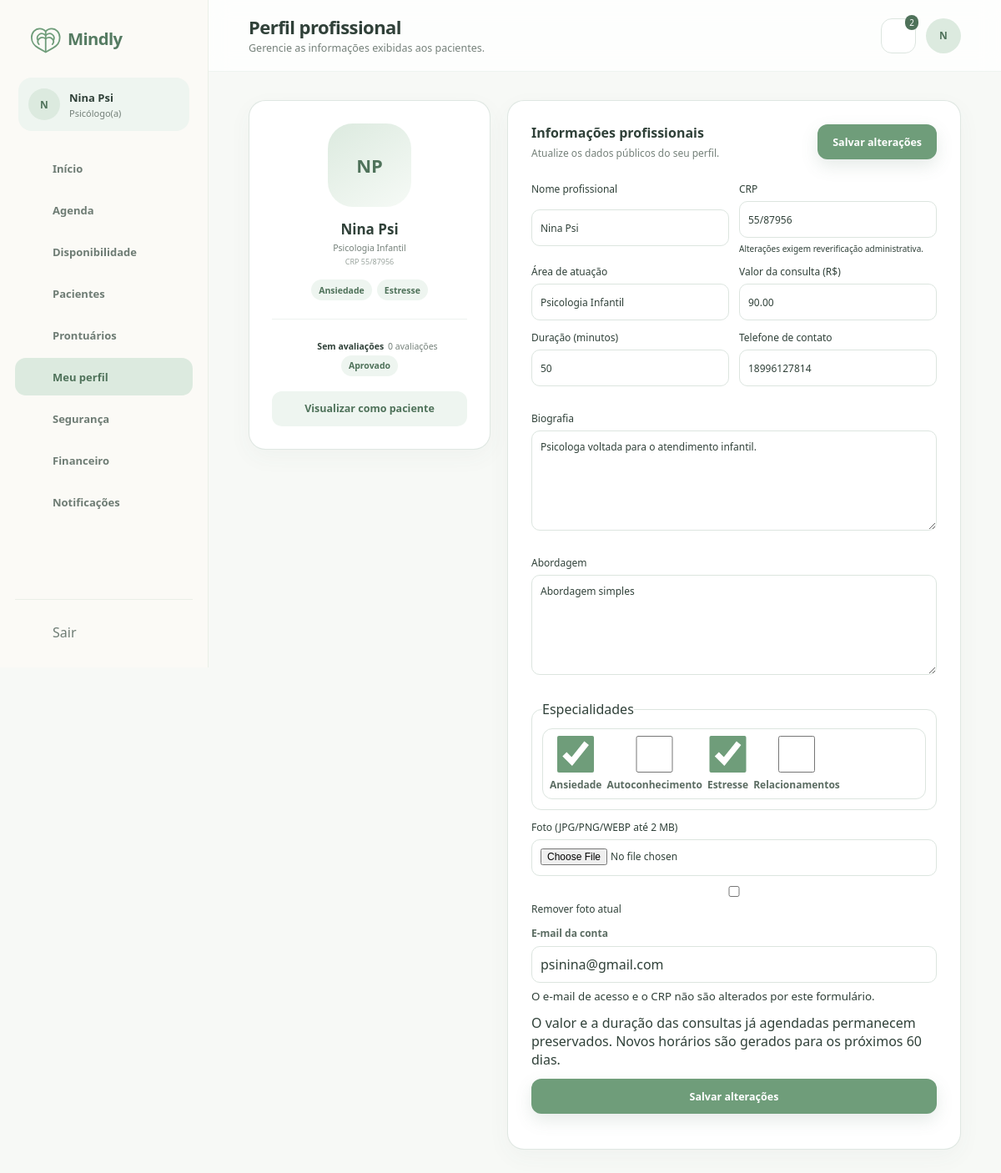
Screenshot of /view/perfilProfissional.php (signed in) with the database file from the repository.
### tables this page shows
CREATE TABLE `psicologos` (
  `usuario_id` bigint(20) UNSIGNED NOT NULL,
  `crp` varchar(24) NOT NULL,
  `nome_profissional` varchar(150) DEFAULT NULL,
  `area_atuacao` varchar(150) DEFAULT NULL,
  `biografia` text DEFAULT NULL,
  `abordagem` text DEFAULT NULL,
  `valor_consulta` decimal(10,2) NOT NULL DEFAULT 0.00,
  `duracao_padrao_minutos` smallint(5) UNSIGNED NOT NULL DEFAULT 50,
  `status_verificacao` enum('pendente','aprovado','rejeitado') NOT NULL DEFAULT 'pendente',
  `verificado_em` datetime DEFAULT NULL,
  `criado_em` timestamp NOT NULL DEFAULT current_timestamp(),
  `atualizado_em` timestamp NOT NULL DEFAULT current_timestamp() ON UPDATE current_timestamp()
);

CREATE TABLE `usuarios` (
  `id` bigint(20) UNSIGNED NOT NULL,
  `nome` varchar(150) NOT NULL,
  `email` varchar(190) NOT NULL,
  `senha_hash` varchar(255) NOT NULL,
  `papel` enum('paciente','psicologo','admin') NOT NULL,
  `telefone` varchar(20) DEFAULT NULL,
  `avatar_url` varchar(500) DEFAULT NULL,
  `status` enum('pendente','ativo','suspenso','inativo') NOT NULL DEFAULT 'ativo',
  `email_verificado_em` datetime DEFAULT NULL,
  `ultimo_acesso_em` datetime DEFAULT NULL,
  `criado_em` timestamp NOT NULL DEFAULT current_timestamp(),
  `atualizado_em` timestamp NOT NULL DEFAULT current_timestamp() ON UPDATE current_timestamp()
);

CREATE TABLE `especialidades` (
  `id` smallint(5) UNSIGNED NOT NULL,
  `nome` varchar(100) NOT NULL
);

### model/Database.php (called while the page is built, shortened)
<?php
function config(): array
{
    static $config;
    if ($config === null) {
        $config = require __DIR__ . '/../config.example.php';
        $local = __DIR__ . '/../config/local.php';
        if (is_file($local))
            $config = array_replace($config, require $local);
    }
    return $config;
}
function db(): PDO
{
    static $pdo;
    if (!$pdo) {
        $c = config();
        $pdo = new PDO("mysql:host={$c['db_host']};port={$c['db_port']};dbname=mindly;charset=utf8mb4", $c['db_user'], $c['db_password'], [PDO::ATTR_ERRMODE => PDO::ERRMODE_EXCEPTION, PDO::ATTR_DEFAULT_FETCH_MODE => PDO::FETCH_ASSOC, PDO::ATTR_EMULATE_PREPARES => false]);
        $pdo->exec("SET time_zone = '+00:00'");
    }
    return $pdo;
}
function query(string $sql, array $params = []): PDOStatement
{
    $stmt = db()->prepare($sql);
    $stmt->execute($params);
    return $stmt;
}
function accountById($id)
{
    return query('SELECT u.*, p.status_verificacao FROM usuarios u LEFT JOIN psicologos p ON p.usuario_id=u.id WHERE u.id=?', [$id])->fetch();
}

### controller/Auth.php (called while the page is built, shortened)
<?php
require_once __DIR__ . '/../model/Database.php';
function e($value): string
{
    return htmlspecialchars((string) $value, ENT_QUOTES | ENT_SUBSTITUTE, 'UTF-8');
}
function accountProblem(array $user): ?string
{
    return null;
}
function requireRole(string $role): array
{
    try {
        $user = accountById($_SESSION['user_id']);
    } catch (Throwable $ex) {
        http_response_code(503);
        exit('Serviço temporariamente indisponível.');
    }
    return $user;
}

### controller/DadosController.php (called while the page is built, shortened)
<?php
require_once __DIR__ . '/../model/MindlyData.php';
function requestText(string $key): string
{
    return isset($_GET[$key]) && is_string($_GET[$key]) ? mb_substr(trim($_GET[$key]), 0, 190) : '';
}
function pageData(string $page, array $user): array
{
    $model = new MindlyData($user);
    $d = ['notificacoes' => $model->notifications(), 'consulta' => null, 'profissional' => null, 'horarios' => [], 'busca' => requestText('q')];
    switch ($page) {
        case 'perfilPaciente.php':
        case 'perfilProfissional.php':
            $d['perfil'] = $model->profile();
            if ($page === 'perfilProfissional.php') {
                $d['opcoesEspecialidades'] = $model->specialtyOptions();
                $d['selecionadas'] = $model->selectedSpecialties();
            }
            break;
    }
    $d['anterior'] = $_SESSION['operacao_anterior'] ?? [];
    return $d;
}
function loadPageData(string $page, array $user): array
{
    try {
        return pageData($page, $user);
    } catch (Throwable $error) {
        error_log('Mindly: falha ao consultar dados da página (' . get_class($error) . ').');
        http_response_code(503);
        exit('Não foi possível carregar os dados. Tente novamente mais tarde.');
    }
}

### model/MindlyData.php (called while the page is built, shortened)
<?php
require_once __DIR__ . '/Database.php';
final class MindlyData
{
    private int $id;
    public function __construct(array $user)
    {
        $this->id = (int) $user['id'];
        $this->role = $user['papel'];
    }
    public function profile(): array
    {
        return $this->professional($this->id, true) ?: [];
    }
    private function professionalSelect(): string
    {
        return "SELECT p.usuario_id,u.avatar_url,p.crp,p.area_atuacao,p.biografia,p.abordagem,p.valor_consulta,p.duracao_padrao_minutos,p.status_verificacao,
            COALESCE(NULLIF(p.nome_profissional,''),u.nome) nome_profissional,
            (SELECT GROUP_CONCAT(e.nome ORDER BY e.nome SEPARATOR ', ') FROM psicologo_especialidades pe JOIN especialidades e ON e.id=pe.especialidade_id WHERE pe.psicologo_id=p.usuario_id) especialidades,
            (SELECT AVG(a.nota) FROM avaliacoes a JOIN consultas ac ON ac.id=a.consulta_id AND ac.psicologo_id=a.psicologo_id AND ac.paciente_id=a.paciente_id WHERE a.psicologo_id=p.usuario_id AND a.publicada=1 AND ac.status='concluida') nota,
            (SELECT COUNT(*) FROM avaliacoes a JOIN consultas ac ON ac.id=a.consulta_id AND ac.psicologo_id=a.psicologo_id AND ac.paciente_id=a.paciente_id WHERE a.psicologo_id=p.usuario_id AND a.publicada=1 AND ac.status='concluida') avaliacoes,
            (SELECT COUNT(*) FROM consultas pc WHERE pc.psicologo_id=p.usuario_id AND pc.status='concluida') atendimentos
            FROM psicologos p JOIN usuarios u ON u.id=p.usuario_id";
    }
    public function professional(int $id, bool $own = false): ?array
    {
        $where = $own ? '' : " AND p.status_verificacao='aprovado' AND u.status='ativo'";
        return query($this->professionalSelect() . " WHERE p.usuario_id=?$where", [$id])->fetch() ?: null;
    }
    public function notifications(): array
    {
        return query('SELECT id,titulo,mensagem,criado_em FROM notificacoes WHERE usuario_id=? AND lida_em IS NULL ORDER BY criado_em DESC,id DESC', [$this->id])->fetchAll();
    }
    public function specialtyOptions(): array
    {
        return query('SELECT id,nome FROM especialidades ORDER BY nome')->fetchAll();
    }
    public function selectedSpecialties(): array
    {
        return query('SELECT especialidade_id FROM psicologo_especialidades WHERE psicologo_id=?', [$this->id])->fetchAll(PDO::FETCH_COLUMN);
    }
}

### view/perfilProfissional.php (the view, shortened to what this page needs)
<?php require_once __DIR__ . '/../controller/Auth.php';
$currentUser = requireRole('psicologo'); ?>
<?php require_once __DIR__ . '/../controller/DadosController.php';
$d = loadPageData(basename(__FILE__), $currentUser);
require_once __DIR__ . '/componentes/componentes.php';
require_once __DIR__ . '/componentes/dados.php'; ?>
<!DOCTYPE html>
<html lang="pt-BR">
<head>
    <link rel="stylesheet" href="../css/componentes.css">
    <link rel="stylesheet" href="../css/perfilProfissional.css">
</head>
<body>
    <?php abrirLayout('psicologo', 'perfil', 'Perfil profissional', 'Gerencie as informações exibidas aos pacientes.', $currentUser['nome']); ?>
    <?php $p = $d['perfil']; ?>
    <div class="perfil-prof-grid">
        <aside class="cartao preview"><?php avatar($p, 'avatar-foto foto'); ?>
            <h2><?= e($p['nome_profissional']) ?></h2>
            <p><?= e($p['area_atuacao'] ?? '') ?></p><small>CRP <?= e($p['crp']) ?></small>
            <div class="tags"><?php professionalTags($p); ?></div>
            <div class="linha-divisoria"></div>
            <div class="avaliacao">
                <?= icon('star') ?><strong><?= rating($p) ?></strong><span><?= (int) $p['avaliacoes'] ?>
                    avaliações</span></div><span class="tag"><?= e(statusLabel($p['status_verificacao'])) ?></span><a
                class="botao botao-suave" href="perfilPsicologo.php?preview=1">Visualizar como paciente</a>
        </aside>
        <section class="cartao formulario">
            <div class="cartao-cabecalho">
                <div>
                    <h2>Informações profissionais</h2>
                    <p>Atualize os dados públicos do seu perfil.</p>
                </div><button form="perfil-form" class="botao botao-principal">Salvar alterações</button>
            </div>
            <form id="perfil-form" class="form-operacao" method="post" action="../processamento/profissional.php"
                enctype="multipart/form-data"><?php operationFields('perfil'); ?>
                <div class="grade-campos"><label class="campo">Nome profissional<input name="nome_profissional"
                            maxlength="150" required
                            value="<?= e(oldOperation('perfil', 'nome_profissional', $p['nome_profissional'])) ?>"></label><label
                        class="campo">CRP<input readonly value="<?= e($p['crp']) ?>"><small>Alterações exigem
                            reverificação administrativa.</small></label><label class="campo">Área de atuação<input
                            name="area_atuacao" maxlength="150"
                            value="<?= e(oldOperation('perfil', 'area_atuacao', $p['area_atuacao'])) ?>"></label><label
                        class="campo">Valor da consulta (R$)<input name="valor_consulta" type="number" min="0"
                            max="99999999.99" step="0.01" required
                            value="<?= e(oldOperation('perfil', 'valor_consulta', $p['valor_consulta'])) ?>"></label><label
                        class="campo">Duração (minutos)<input type="number" name="duracao" min="20" max="180" required
                            value="<?= e(oldOperation('perfil', 'duracao', $p['duracao_padrao_minutos'])) ?>"></label><label
                        class="campo">Telefone de contato<input name="telefone" maxlength="20"
                            value="<?= e(oldOperation('perfil', 'telefone', $currentUser['telefone'])) ?>"></label></div>
                <label class="campo campo-largo">Biografia<textarea name="biografia"
                        maxlength="10000"><?= e(oldOperation('perfil', 'biografia', $p['biografia'])) ?></textarea></label><label
                    class="campo campo-largo">Abordagem<textarea name="abordagem"
                        maxlength="10000"><?= e(oldOperation('perfil', 'abordagem', $p['abordagem'])) ?></textarea></label>
                <fieldset class="campo campo-largo">
                    <legend>Especialidades</legend>
                    <div class="chips">
                        <?php $selected = array_map('strval', (array) oldOperation('perfil', 'especialidades', $d['selecionadas']));
                        foreach ($d['opcoesEspecialidades'] as $option): ?><label><input
                                    type="checkbox" name="especialidades[]" value="<?= (int) $option['id'] ?>"
                                    <?= in_array((string) $option['id'], $selected, true) ? 'checked' : '' ?>>
                                <?= e($option['nome']) ?></label><?php endforeach; ?></div>
                </fieldset><label class="campo">Foto (JPG/PNG/WEBP até 2 MB)<input type="file" name="foto"
                        accept="image/jpeg,image/png,image/webp"></label><label><input type="checkbox" name="remover_foto"
                        value="1"> Remover foto atual</label>
                <div class="campo"><label>E-mail da conta</label><input readonly
                        value="<?= e($currentUser['email']) ?>"><small>O e-mail de acesso e o CRP não são alterados por
                        este formulário.</small></div>
                <p>O valor e a duração das consultas já agendadas permanecem preservados. Novos horários são gerados
                    para os próximos 60 dias.</p><button class="botao botao-principal">Salvar alterações</button>
            </form>
        </section>
    </div>
    <?php fecharLayout(); ?>
</body>
</html>

### view/componentes/componentes.php (shortened to what this page needs)
<?php
function icon($name, $class = '')
{
    $svg = $icons[$name] ?? $icons['home'];
    return '<svg class="icone ' . $class . '" viewBox="0 0 24 24" aria-hidden="true">' . $svg . '</svg>';
}
function navItems($perfil)
{
    if ($perfil === 'psicologo')
        return [
            ['dashboardPsicologo.php', 'home', 'Início', 'inicio'],
            ['agendaPsicologo.php', 'calendar', 'Agenda', 'agenda'],
            ['disponibilidadePsicologo.php', 'clock', 'Disponibilidade', 'disponibilidade'],
            ['pacientesPsicologo.php', 'users', 'Pacientes', 'pacientes'],
            ['prontuarioPsicologo.php', 'file', 'Prontuários', 'prontuarios'],
            ['perfilProfissional.php', 'user', 'Meu perfil', 'perfil'],
            ['alterarSenha.php', 'lock', 'Segurança', 'seguranca'],
            ['financeiroPsicologo.php', 'wallet', 'Financeiro', 'financeiro'],
            ['notificacoesPsicologo.php', 'bell', 'Notificações', 'notificacoes'],
        ];
    return [
        ['dashboardAdmin.php', 'home', 'Visão geral', 'inicio'],
        ['usuariosAdmin.php', 'users', 'Usuários', 'usuarios'],
        ['atendimentosAdmin.php', 'video', 'Atendimentos', 'atendimentos'],
        ['relatoriosAdmin.php', 'chart', 'Relatórios', 'relatorios'],
    ];
}
function abrirLayout($perfil, $ativo, $titulo, $subtitulo, $nome)
{
    global $currentUser, $d;
    $nome = e($currentUser['nome']);
    $perfilLabel = $perfil === 'paciente' ? 'Paciente' : ($perfil === 'psicologo' ? 'Psicólogo(a)' : 'Administrador');
    $iniciais = e(mb_strtoupper(mb_substr($currentUser['nome'], 0, 1)));
    echo '<div class="app">';
    echo '<aside class="sidebar">';
    echo '<a class="sidebar-logo" href="home.php"><img src="../img/logo-mindly.svg" alt="Mindly"></a>';
    echo '<div class="perfil-lateral"><span class="avatar avatar-pequeno">' . $iniciais . '</span><div><strong>' . $nome . '</strong><span>' . $perfilLabel . '</span></div></div>';
    echo '<nav class="menu-lateral">';
    foreach (navItems($perfil) as $item) {
        [$href, $ico, $label, $key] = $item;
        $classe = $key === $ativo ? 'item-menu ativo' : 'item-menu';
        echo '<a class="' . $classe . '" href="' . $href . '">' . icon($ico) . '<span>' . $label . '</span></a>';
    }
    echo '</nav>';
    echo '<div class="sidebar-rodape"><form method="post" action="../processamento/auth.php">' . csrfField() . '<input type="hidden" name="acao" value="logout"><button class="item-menu" style="border:0;background:transparent;width:100%;cursor:pointer;font:inherit" type="submit">' . icon('logout') . '<span>Sair</span></button></form></div>';
    echo '</aside>';
    echo '<main class="area-app">';
    echo '<header class="topbar"><div class="titulo-topbar"><h1>' . $titulo . '</h1><p>' . $subtitulo . '</p></div><div class="acoes-topbar"><details class="notificacoes"><summary class="botao-icone" aria-label="Notificações">' . icon('bell');
    if (!empty($d['notificacoes']))
        echo '<span class="contador-notificacoes">' . count($d['notificacoes']) . '</span>';
    echo '</summary><div class="painel-notificacoes"><h2>Notificações</h2>';
    echo '</div></details><span class="avatar">' . $iniciais . '</span></div></header>';
    echo '<section class="conteudo-app">';
}
function fecharLayout()
{
    echo '</section></main></div>';
}
?>

### css/perfilProfissional.css (style rules this page uses)
.perfil-prof-grid { display:grid;grid-template-columns:290px minmax(0,1fr);gap:20px;align-items:start }
.preview { padding:27px;text-align:center;position:sticky;top:110px }
.preview h2 { margin-top:15px;font-size:17px }
.preview>p { margin-top:4px;color:var(--texto-suave);font-size:10.5px }
.preview>small { display:block;margin-top:3px;color:#9aa49e;font-size:9px }
.preview .tags { margin-top:15px;display:flex;justify-content:center;gap:6px;flex-wrap:wrap }
.preview .linha-divisoria { margin:22px 0 }
.avaliacao { display:flex;align-items:center;justify-content:center;gap:5px;font-size:10.5px }
.avaliacao .icone { width:14px;fill:#e4bd6b;stroke:#e4bd6b }
.avaliacao span { color:var(--texto-suave) }
.preview .botao { width:100%;margin-top:18px }
.formulario { padding:28px }
.formulario form { margin-top:25px }
.campo-largo { margin-top:18px }
.chips { min-height:46px;padding:8px;border:1px solid var(--borda);border-radius:12px;display:flex;align-items:center;gap:6px;flex-wrap:wrap }

### rows the page displays
psicologos: usuario_id.nome "N", usuario_id.nome "Nina Psi", area_atuacao "Psicologia Infantil", crp "55/87956", status_verificacao "Aprovado", valor_consulta "90.00", duracao "50", telefone "18996127814", biografia "Psicologa voltada para o atendimento infantil.", abordagem "Abordagem simples", usuario_id.email "psinina@gmail.com"
especialidades: id "☑", nome "Ansiedade"
especialidades: nome "Autoconhecimento"
especialidades: id "☑", nome "Estresse"
especialidades: nome "Relacionamentos"

### other values shown
$perfilLabel "Psicólogo(a)"
$label "Início"
$label "Agenda"
$label "Disponibilidade"
$label "Pacientes"
$label "Prontuários"
$label "Meu perfil"
$label "Segurança"
$label "Financeiro"
$label "Notificações"
$titulo "Perfil profissional"
$subtitulo "Gerencie as informações exibidas aos pacientes."
count($d['notificacoes']) "2"
initials($name) "NP"
$p['nome_profissional'] "Nina Psi"
